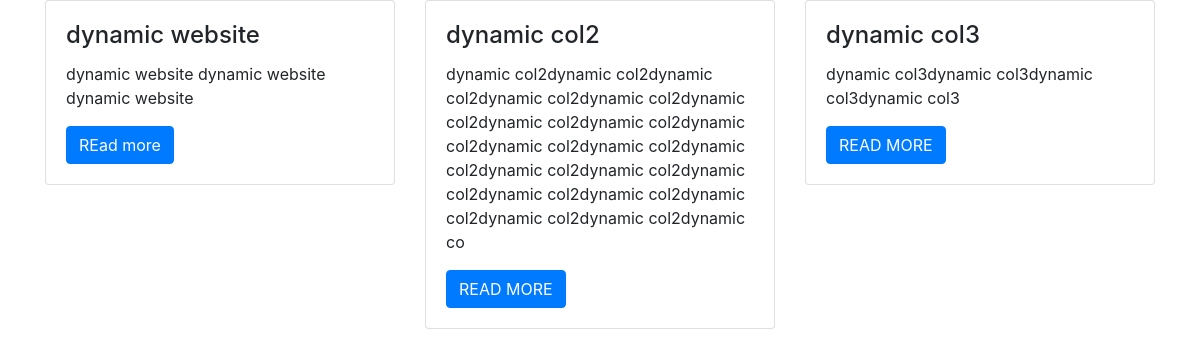
The app's page /home2.php with its own data.
### tables this page shows
CREATE TABLE `services` (
  `id` int(11) NOT NULL,
  `title` varchar(50) NOT NULL,
  `description` varchar(250) NOT NULL,
  `image` varchar(250) NOT NULL,
  `button` varchar(10) NOT NULL,
  `btnlink` varchar(250) NOT NULL
);

### home2.php (the view, shortened to what this page needs)
<!doctype html>
<html lang="en">
  <head>
    <link rel="stylesheet" href="https://stackpath.bootstrapcdn.com/bootstrap/4.3.1/css/bootstrap.min.css">
  </head>
  <body>
      <?php include ('config.php'); ?>
  <div class="container">
      <div class="row">
      <?php
      $query="SELECT * FROM services";
      $post=mysqli_query($conn,$query);
      if($post){
          while($result=$post->fetch_assoc()){
          ?>
          <div class="col-sm-4">
              <div class="card text-left">
                <div class="card-body">
                  <h4 class="card-title"><?php echo $result['title']?></h4>
                  <p class="card-text"><?php echo $result['description']?></p>
                  <a href=""><button class="btn btn-primary"><?php echo $result['button']?></button></a>
                </div>
              </div>
</div>
<?php
}
}
?>
</div>
</div>
  </body>
</html>

### records on screen
services: title "dynamic website", description "dynamic website dynamic website dynamic website", button "REad more"
services: title "dynamic col2", description "dynamic col2dynamic col2dynamic col2dynamic col2dynamic col2dynamic col2dynamic col2dynamic col2dynamic col2dynamic col2dynamic col2dynamic col2dynamic col2dynamic col2dynamic col2dynamic col2dynamic col2dynamic col2dynamic col2dynamic col2dynamic co", button "READ MORE"
services: title "dynamic col3", description "dynamic col3dynamic col3dynamic col3dynamic col3", button "READ MORE"
